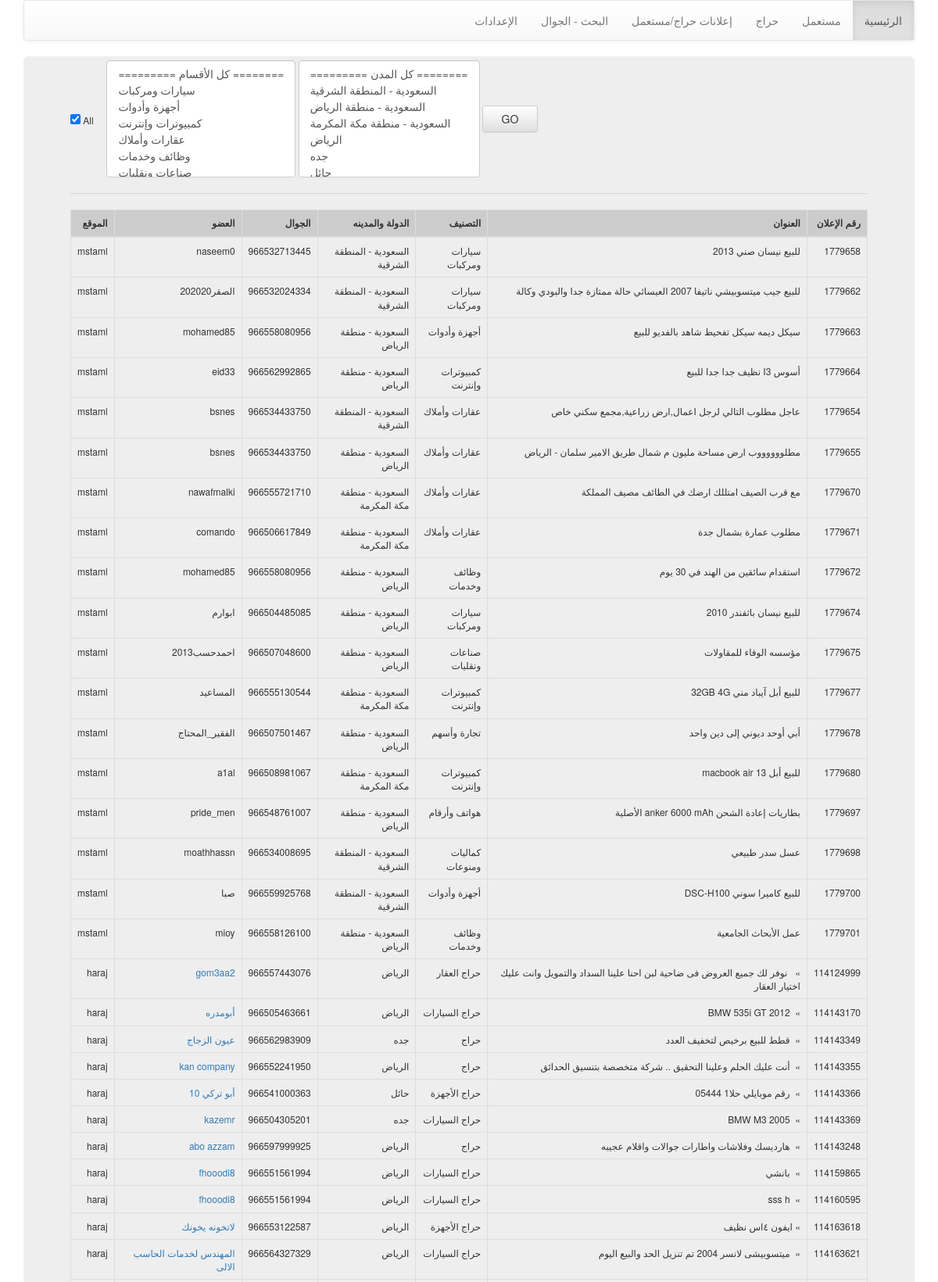
The page /Tell/ads.php (upper part) on the database its author committed.
### tables this page shows
CREATE TABLE IF NOT EXISTS `ads` (
  `id` int(11) NOT NULL AUTO_INCREMENT,
  `phone` varchar(500) DEFAULT NULL,
  `site` varchar(200) NOT NULL,
  `created` datetime NOT NULL,
  `querystring` varchar(255) NOT NULL,
  `category` varchar(255) NOT NULL,
  `city` varchar(255) NOT NULL,
  `ad_ID` int(11) NOT NULL,
  `ad_text` text NOT NULL,
  `ad_title` tinytext NOT NULL,
  `ad_user` varchar(250) NOT NULL,
  `twitter` tinyint(1) NOT NULL,
  `sms` tinyint(1) NOT NULL,
  PRIMARY KEY (`id`)
);

### Tell/ads.php (the view, shortened to what this page needs)
<!DOCTYPE html>
<html>
<head>
<link rel="stylesheet" href="http://netdna.bootstrapcdn.com/bootstrap/3.0.3/css/bootstrap.min.css">
<link rel="stylesheet" href="http://netdna.bootstrapcdn.com/bootstrap/3.0.3/css/bootstrap-theme.min.css">
</head>
<body>
    <div class="container">
     <?php include_once('nav.php'); ?>
      <div class="jumbotron">
		<form class="form-inline" role="form" method="POST" action="">
		  <div class="checkbox">
			<label>
			  <input type="checkbox" name="All" value="checked" <?php echo (isset($_POST["All"]))? $_POST["All"]:'checked'; ?> >  All  &nbsp;&nbsp;&nbsp;
			</label>
		  </div>
		    <div class="form-group">
				<select style="height: 150px;" class="form-control" name='categories[]' multiple>
				  <option value='-1'>========= كل الأقسام ========</option>
				  <?php   require_once("config.php");
					  $rs_category = $mysqli->query("SELECT DISTINCT category FROM `ads` ;");
						if (mysqli_num_rows($rs_category) > 0 ) {
							while($row = $rs_category->fetch_assoc()){
								$cat = $row['category'];
								if(isset($_POST["categories"])){
									if(in_array($cat,$_POST["categories"]))
										echo "<option value='$cat' selected> $cat </option>";
									else
										echo "<option value='$cat'> $cat </option>";
								} else
									echo "<option value='$cat'> $cat </option>";
							}
						}
				?>
				</select>
			</div>
			<div class="form-group">
				<select style="height: 150px;" class="form-control" name='cities[]' multiple >
				  <option value='-1'>========= كل المدن ========</option>
				  <?php   require_once("config.php");
					  $rs_city = $mysqli->query("SELECT DISTINCT city FROM `ads` ;");
						if (mysqli_num_rows($rs_city) > 0 ) {
							while($row_city = $rs_city->fetch_assoc()){
								$city = $row_city['city'];
								if(isset($_POST["cities"])){
									if(in_array($city,$_POST["cities"])){
										echo "<option value='$city' selected> $city </option>";
									} else
										echo "<option value='$city' > $city </option>";
								} else
									echo "<option value='$city' > $city </option>";
							}
						}
				?>
				</select>
			</div>
		  <button type="submit" class="btn btn-default"  >  &nbsp;&nbsp GO  &nbsp;&nbsp </button>
		</form>
		<hr/>
<?php $rows ='';
	if(isset($_POST['submit'])){
			if(isset($_POST["All"]) && $_POST["All"] == "checked") {
					$category_coditions = setCondition('WHERE ');
						$result =$mysqli->query("SELECT * FROM `ads` ".$category_coditions) or die(mysql_error());
						echo "<table class='table table-bordered'>
								 <thead>
									  <th>رقم الإعلان</th>
									  <th>العنوان</th>
									  <th>التصنيف</th>
									  <th>الدولة والمدينه</th>
									  <th>الجوال</th>
									  <th>العضو</th>
									  <th>الموقع</th>
								 </thead>
								<tbody>";
					if (mysqli_num_rows($result) > 0 ) {
							while($row = $result->fetch_assoc()){
								echo"<tr><td>".$row['ad_ID']."</td><td>".
								$row['ad_title']."</td><td>".
								$row['category']."</td><td>".
								$row['city']."</td><td>".
								$row['phone']."</td><td>".
								$row['ad_user']."</td><td>".
								$row['site']."</td></tr>";
							}
					} else
						$rows .="NO RESULTS";
					echo "</tbody></table>";
			} else {
			}
	}	else {
						$result =$mysqli->query("SELECT * FROM `ads` ") or die(mysql_error());
						echo "<table class='table table-bordered'>
								 <thead>
									  <th>رقم الإعلان</th>
									  <th>العنوان</th>
									  <th>التصنيف</th>
									  <th>الدولة والمدينه</th>
									  <th>الجوال</th>
									  <th>العضو</th>
									  <th>الموقع</th>
								 </thead>
								<tbody>";
					if (mysqli_num_rows($result) > 0 ) {
							while($row = $result->fetch_assoc()){
								echo"<tr><td>".$row['ad_ID']."</td><td>".
								$row['ad_title']."</td><td>".
								$row['category']."</td><td>".
								$row['city']."</td><td>".
								$row['phone']."</td><td>".
								$row['ad_user']."</td><td>".
								$row['site']."</td></tr>";
							}
					} else
						$rows .="NO RESULTS";
					echo "</tbody></table>";
	}
		?>
      </div>
    </div>
</body>
</html>

### Tell/ads.php (style rules this page uses)
.jumbotron { padding-top: 5px; font-size:12px; }
.jumbotron form input[type='text'],table { direction : rtl; }
table th { text-align:right; background:#ccc; }

### rows shown on the page
ads: ad_ID "1779658", ad_title "للبيع نيسان صني 2013", category "سيارات ومركبات", city "السعودية - المنطقة الشرقية", phone "966532713445", ad_user "naseem0", site "mstaml"
ads: ad_ID "1779662", ad_title "للبيع جيب ميتسوبيشي ناتيفا 2007 العيسائي حالة ممتازة جدا والبودي وكالة", category "سيارات ومركبات", city "السعودية - المنطقة الشرقية", phone "966532024334", ad_user "الصقر202020", site "mstaml"
ads: ad_ID "1779663", ad_title "سيكل ديمه سيكل تفحيط شاهد بالفديو للبيع", category "أجهزة وأدوات", city "السعودية - منطقة الرياض", phone "966558080956", ad_user "mohamed85", site "mstaml"
ads: ad_ID "1779664", ad_title "أسوس I3 نظيف جدا جدا للبيع", category "كمبيوترات وإنترنت", city "السعودية - منطقة الرياض", phone "966562992865", ad_user "eid33", site "mstaml"
ads: ad_ID "1779654", category "عقارات وأملاك", city "السعودية - المنطقة الشرقية", phone "966534433750", ad_user "bsnes", site "mstaml"
ads: ad_ID "1779655", ad_title "مطلووووووب ارض مساحة مليون م شمال طريق الامير سلمان - الرياض", category "عقارات وأملاك", city "السعودية - منطقة الرياض", phone "966534433750", ad_user "bsnes", site "mstaml"
ads: ad_ID "1779670", ad_title "مع قرب الصيف امتللك ارضك في الطائف مصيف المملكة", category "عقارات وأملاك", city "السعودية - منطقة مكة المكرمة", phone "966555721710", ad_user "nawafmalki", site "mstaml"
ads: ad_ID "1779671", ad_title "مطلوب عمارة بشمال جدة", category "عقارات وأملاك", city "السعودية - منطقة مكة المكرمة", phone "966506617849", ad_user "comando", site "mstaml"
ads: ad_ID "1779672", ad_title "استقدام سائقين من الهند في 30 يوم", category "وظائف وخدمات", city "السعودية - منطقة الرياض", phone "966558080956", ad_user "mohamed85", site "mstaml"
ads: ad_ID "1779674", ad_title "للبيع نيسان باثفندر 2010", category "سيارات ومركبات", city "السعودية - منطقة الرياض", phone "966504485085", ad_user "ابوارم", site "mstaml"
ads: ad_ID "1779675", ad_title "مؤسسه الوفاء للمقاولات", category "صناعات ونقليات", city "السعودية - منطقة الرياض", phone "966507048600", ad_user "احمدحسب2013", site "mstaml"
ads: ad_ID "1779677", ad_title "للبيع أبل آيباد مني 32GB 4G", category "كمبيوترات وإنترنت", city "السعودية - منطقة مكة المكرمة", phone "966555130544", ad_user "المساعيد", site "mstaml"
ads: ad_ID "1779678", ad_title "أبي أوحد ديوني إلى دين واحد", category "تجارة وأسهم", city "السعودية - منطقة الرياض", phone "966507501467", ad_user "الفقير_المحتاج", site "mstaml"
ads: ad_ID "1779680", ad_title "للبيع أبل macbook air 13", category "كمبيوترات وإنترنت", city "السعودية - منطقة مكة المكرمة", phone "966508981067", ad_user "a1al", site "mstaml"
ads: ad_ID "1779697", ad_title "بطاريات إعادة الشحن anker 6000 mAh الأصلية", category "هواتف وأرقام", city "السعودية - منطقة الرياض", phone "966548761007", ad_user "pride_men", site "mstaml"
ads: ad_ID "1779698", ad_title "عسل سدر طبيعي", category "كماليات ومنوعات", city "السعودية - المنطقة الشرقية", phone "966534008695", ad_user "moathhassn", site "mstaml"
ads: ad_ID "1779700", ad_title "للبيع كاميرا سوني DSC-H100", category "أجهزة وأدوات", city "السعودية - المنطقة الشرقية", phone "966559925768", ad_user "صبا", site "mstaml"
ads: ad_ID "1779701", ad_title "عمل الأبحاث الجامعية", category "وظائف وخدمات", city "السعودية - منطقة الرياض", phone "966558126100", ad_user "mioy", site "mstaml"
ads: ad_ID "114124999", ad_title "» نوفر لك جميع العروض فى ضاحية لبن احنا علينا السداد والتمويل وانت عليك اختيار العقار", category "حراج العقار", city "الرياض", phone "966557443076", ad_user "gom3aa2", site "haraj"
ads: ad_ID "114143170", ad_title "» BMW 535i GT 2012", category "حراج السيارات", city "الرياض", phone "966505463661", ad_user "أبومدره", site "haraj"
ads: ad_ID "114143349", ad_title "» قطط للبيع برخيص لتخفيف العدد", category "حراج", city "جده", phone "966562983909", ad_user "عيون الزجاج", site "haraj"
ads: ad_ID "114143355", ad_title "» أنت عليك الحلم وعلينا التحقيق .. شركة متخصصة بتنسيق الحدائق", category "حراج", city "الرياض", phone "966552241950", ad_user "kan company", site "haraj"
ads: ad_ID "114143366", ad_title "» رقم موبايلي حلا1 05444", category "حراج الأجهزة", city "حائل", phone "966541000363", ad_user "أبو تركي 10", site "haraj"
ads: ad_ID "114143369", ad_title "» BMW M3 2005", category "حراج السيارات", city "جده", phone "966504305201", ad_user "kazemr", site "haraj"
ads: ad_ID "114143248", ad_title "» هارديسك وفلاشات واطارات جوالات واقلام عجيبه", category "حراج", city "الرياض", phone "966597999925", ad_user "abo azzam", site "haraj"
ads: ad_ID "114159865", ad_title "» بانشي", category "حراج السيارات", city "الرياض", phone "966551561994", ad_user "fhooodi8", site "haraj"
ads: ad_ID "114160595", ad_title "» sss h", category "حراج السيارات", city "الرياض", phone "966551561994", ad_user "fhooodi8", site "haraj"
ads: ad_ID "114163618", ad_title "» ايفون ٤اس نظيف", category "حراج الأجهزة", city "الرياض", phone "966553122587", ad_user "لاتخونه يخونك", site "haraj"
ads: ad_ID "114163621", ad_title "» ميتسوبيشى لانسر 2004 تم تنزيل الحد والبيع اليوم", category "حراج السيارات", city "الرياض", phone "966564327329", ad_user "المهندس لخدمات الحاسب الالى", site "haraj"
